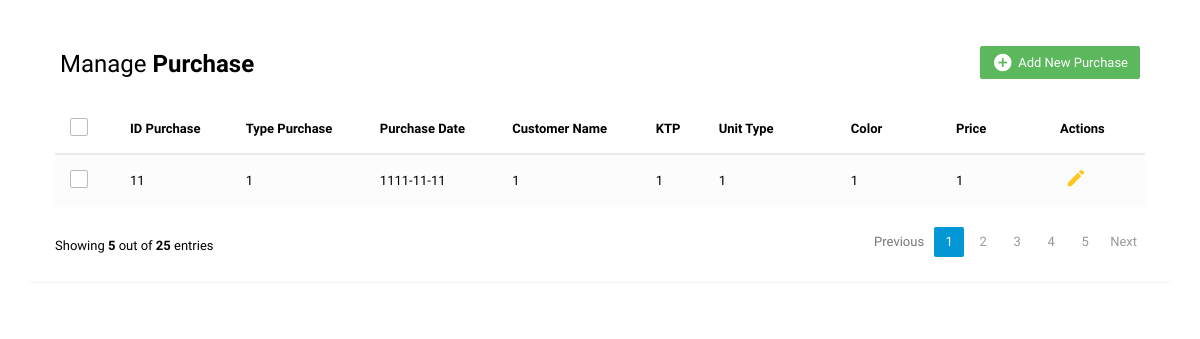
Screenshot of /index.php/purchase_c with the database file from the repository.
### tables this page shows
CREATE TABLE `purchase` (
  `idpurchase` varchar(10) NOT NULL,
  `typepurchase` varchar(30) NOT NULL,
  `date` date NOT NULL,
  `customername` varchar(30) NOT NULL,
  `ktp` varchar(10) NOT NULL,
  `unit_type` varchar(20) NOT NULL,
  `color` varchar(10) NOT NULL,
  `price` varchar(15) NOT NULL
);

### application/controllers/Purchase_c.php (called while the page is built, shortened)
<?php
class Purchase_c extends CI_Controller
{
    public function __construct()
    {
        $this->load->helper('url');
        $this->load->model("modelpurchase");
        $this->load->library('form_validation');
    }
    public function index()
    {
        $data = array(
            'title' => 'Data purchase',
            'data' => $this->modelpurchase->get_data()
            );
        $this->load->view("crudpurchase_view", $data);
    }
}

### index.php (called while the page is built, shortened)
<?php
require_once BASEPATH.'core/CodeIgniter.php';

### application/models/modelpurchase.php (called while the page is built, shortened)
<?php defined('BASEPATH') OR exit('No direct script access allowed');
class modelpurchase extends CI_Model
{
    public function get_data()
	{
		$this->db->select('*');
        $this->db->from('purchase');
        $query = $this->db->get();
        return $query;
	}
}

### application/views/crudpurchase_view.php (the view, shortened to what this page needs)
<!DOCTYPE html>
<html lang="en">
<head>
<link rel="stylesheet" href="https://maxcdn.bootstrapcdn.com/font-awesome/4.7.0/css/font-awesome.min.css">
<link rel="stylesheet" href="https://maxcdn.bootstrapcdn.com/bootstrap/3.3.7/css/bootstrap.min.css">
</head>
<body>
    <div class="container">
        <div class="table-wrapper">
            <div class="table-title" style="background-color: white">
                <div class="row" style="background-color: white">
                    <div class="col-sm-6">
						<h2 style="color: black">Manage <b style="color: black">Purchase</b></h2>
					</div>
					<div class="col-sm-6">
						<a href="#addPurchaseModal" class="btn btn-success" data-toggle="modal"><i class="material-icons">&#xE147;</i> <span>Add New Purchase</span></a>
					</div>
                </div>
            </div>
            <table class="table table-striped table-hover">
                <thead>
                    <tr>
						<th>
							<span class="custom-checkbox">
								<label for="selectAll"></label>
							</span>
						</th>
                        <th>ID Purchase</th>
                        <th>Type Purchase</th>
                        <th>Purchase Date</th>
						<th>Customer Name</th>
                        <th>KTP</th>
                        <th>Unit Type<th>
                        <th>Color<th>
                        <th>Price<th>
                        <th>Actions</th>
                    </tr>
                </thead>
                <tbody>
				<?php foreach ($data -> result() as  $value) { ?>
                    <tr>
						<td>
							<span class="custom-checkbox">
								<label for="checkbox1"></label>
							</span>
						</td>
                        <td><?php echo $value->idpurchase ?></td>
                        <td><?php echo $value->typepurchase?></td>
						<td><?php echo $value->date ?></td>
                        <td><?php echo $value->customername ?></td>
                        <td><?php echo $value->ktp ?></td>
                        <td><?php echo $value->unit_type ?></td>
                        <td></td>
                        <td><?php echo $value->color ?></td>
                        <td></td>
                        <td><?php echo $value->price ?></td>
                        <td></td>
                        <td>
                            <a href="#editServiceModal" class="edit" data-toggle="modal"><i class="material-icons" data-toggle="tooltip" title="Edit">&#xE254;</i></a>
                        </td>
					</tr>
					<?php } ?>
                </tbody>
            </table>
			<div class="clearfix">
                <div class="hint-text">Showing <b>5</b> out of <b>25</b> entries</div>
                <ul class="pagination">
                    <li class="page-item disabled"><a href="#">Previous</a></li>
                    <li class="page-item active"><a href="#" class="page-link">1</a></li>
                    <li class="page-item"><a href="#" class="page-link">2</a></li>
                    <li class="page-item"><a href="#" class="page-link">3</a></li>
                    <li class="page-item"><a href="#" class="page-link">4</a></li>
                    <li class="page-item"><a href="#" class="page-link">5</a></li>
                    <li class="page-item"><a href="#" class="page-link">Next</a></li>
                </ul>
            </div>
        </div>
    </div>
</body>
</html>

### application/views/crudpurchase_view.php (style rules this page uses)
body { color: black; background: white; font-family: 'Varela Round', sans-serif; font-size: 13px; }
.table-wrapper { background: white; padding: 20px 25px; margin: 30px 0; border-radius: 3px; box-shadow: 0 1px 1px rgba(0,0,0,.05); }
.table-title { padding-bottom: 15px; background: #435d7d; color: #fff; padding: 16px 30px; margin: -20px -25px 10px; border-radius: 3px 3px 0 0; }
.table-title h2 { margin: 5px 0 0; font-size: 24px; }
.table-title .btn { color: #fff; float: right; font-size: 13px; border: none; min-width: 50px; border-radius: 2px; border: none; outline: none !important; margin-left: 10px; }
.table-title .btn i { float: left; font-size: 21px; margin-right: 5px; }
.table-title .btn span { float: left; margin-top: 2px; }
table.table tr th, table.table tr td { border-color: #e9e9e9; padding: 12px 15px; vertical-align: middle; }
table.table tr th:first-child { width: 60px; }
table.table tr th:last-child { width: 100px; }
table.table-striped tbody tr:nth-of-type(odd) { background-color: #fcfcfc; }
table.table td:last-child i { opacity: 0.9; font-size: 22px; margin: 0 5px; }
table.table td a { font-weight: bold; color: #566787; display: inline-block; text-decoration: none; outline: none !important; }
table.table td a.edit { color: #FFC107; }
table.table td i { font-size: 19px; }
.pagination { float: right; margin: 0 0 5px; }
.pagination li a { border: none; font-size: 13px; min-width: 30px; min-height: 30px; color: #999; margin: 0 2px; line-height: 30px; border-radius: 2px !important; text-align: center; padding: 0 6px; }
.pagination li.active a, .pagination li.active a.page-link { background: #0397d6 ; }
.hint-text { float: left; margin-top: 10px; font-size: 13px; }
.custom-checkbox { position: relative; }
.custom-checkbox label:before { width: 18px; height: 18px; }
.custom-checkbox label:before { content: ''; margin-right: 10px; display: inline-block; vertical-align: text-top; background: white; border: 1px solid #bbb; border-radius: 2px; box-sizing: border-box; z-index: 2; }

### rows the page displays
purchase: idpurchase "11", typepurchase "1", date "1111-11-11", customername "1", ktp "1", unit_type "1", color "1", price "1"
